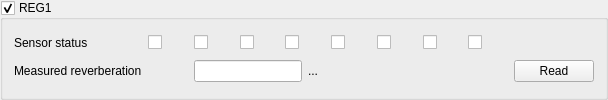
        <widget class="CustomControls::FoldingBox" name="grREG1">
         <property name="title">
          <string>REG1</string>
         </property>
         <property name="checkable">
          <bool>true</bool>
         </property>
         <layout class="QGridLayout" name="gridLayout_10">
          <item row="0" column="0">
           <widget class="QLabel" name="label_2">
            <property name="text">
             <string>Sensor status</string>
            </property>
           </widget>
          </item>
          <item row="1" column="0">
           <widget class="QLabel" name="label_3">
            <property name="text">
             <string>Measured reverberation</string>
            </property>
           </widget>
          </item>
          <item row="1" column="1">
           <spacer name="horizontalSpacer_13">
            <property name="orientation">
             <enum>Qt::Horizontal</enum>
            </property>
            <property name="sizeHint" stdset="0">
             <size>
              <width>40</width>
              <height>20</height>
             </size>
            </property>
           </spacer>
          </item>
          <item row="1" column="2">
           <widget class="CustomControls::LineEdit" name="leR1_8_18"/>
          </item>
          <item row="1" column="3">
           <widget class="QLabel" name="lbR1_8_18_info">
            <property name="sizePolicy">
             <sizepolicy hsizetype="Fixed" vsizetype="Preferred">
              <horstretch>0</horstretch>
              <verstretch>0</verstretch>
             </sizepolicy>
            </property>
            <property name="minimumSize">
             <size>
              <width>200</width>
              <height>0</height>
             </size>
            </property>
            <property name="text">
             <string>...</string>
            </property>
           </widget>
          </item>
          <item row="1" column="4">
           <widget class="CustomControls::PushButton" name="pbNM_ReadREG1">
            <property name="text">
             <string>Read</string>
            </property>
           </widget>
          </item>
          <item row="0" column="1" colspan="3">
           <layout class="QHBoxLayout" name="horizontalLayout_3">
            <item>
             <widget class="CustomControls::CheckBox" name="checkBox">
              <property name="toolTip">
               <string/>
              </property>
              <property name="accessibleName">
               <string>R1[0]</string>
              </property>
              <property name="text">
               <string/>
              </property>
             </widget>
            </item>
            <item>
             <widget class="CustomControls::CheckBox" name="checkBox_2">
              <property name="accessibleName">
               <string>R1[1]</string>
              </property>
              <property name="text">
               <string/>
              </property>
             </widget>
            </item>
            <item>
             <widget class="CustomControls::CheckBox" name="checkBox_3">
              <property name="accessibleName">
               <string>R1[2]</string>
              </property>
              <property name="text">
               <string/>
              </property>
             </widget>
            </item>
            <item>
             <widget class="CustomControls::CheckBox" name="checkBox_4">
              <property name="accessibleName">
               <string>R1[3]</string>
              </property>
              <property name="text">
               <string/>
              </property>
             </widget>
            </item>
            <item>
             <widget class="CustomControls::CheckBox" name="checkBox_5">
              <property name="accessibleName">
               <string>R1[4]</string>
              </property>
              <property name="text">
               <string/>
              </property>
             </widget>
            </item>
            <item>
             <widget class="CustomControls::CheckBox" name="checkBox_6">
              <property name="accessibleName">
               <string>R1[5]</string>
              </property>
              <property name="text">
               <string/>
              </property>
             </widget>
            </item>
            <item>
             <widget class="CustomControls::CheckBox" name="checkBox_7">
              <property name="accessibleName">
               <string>R1[6]</string>
              </property>
              <property name="text">
               <string/>
              </property>
             </widget>
            </item>
            <item>
             <widget class="CustomControls::CheckBox" name="checkBox_8">
              <property name="accessibleName">
               <string>R1[7]</string>
              </property>
              <property name="text">
               <string/>
              </property>
             </widget>
            </item>
           </layout>
          </item>
         </layout>
        </widget>
